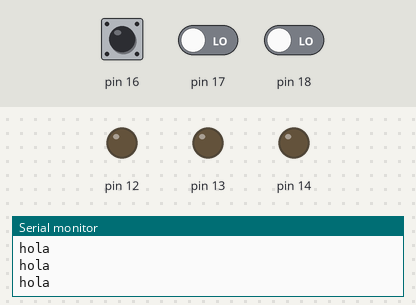
A program run on a simulated Arduino Uno, built for the host (arithmetic inside an expression is 32-bit, double 64-bit). Shown: output pins drawn as LEDs (lit = HIGH), the last lines printed to the serial monitor. Inputs (shaded band) come from the test bench; at power-on: pin 16 LOW, pin 17 LOW, pin 18 LOW. The local clock reads 2024-03-15 10:24:30 at power-on unless the program sets it.

Above: at 1.2 s.
1.3 s: pin 16 driven HIGH
At 2.1 s:
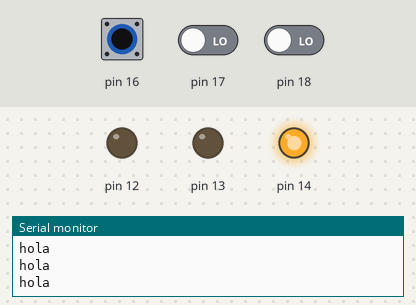
4.3 s: pin 17 driven HIGH
At 5.6 s:
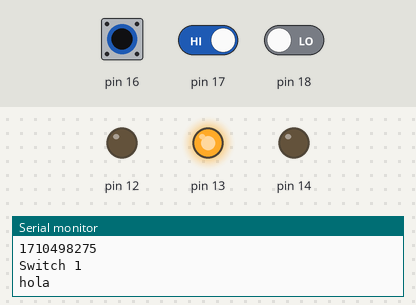
6.8 s: pin 18 driven HIGH
At 7.6 s:
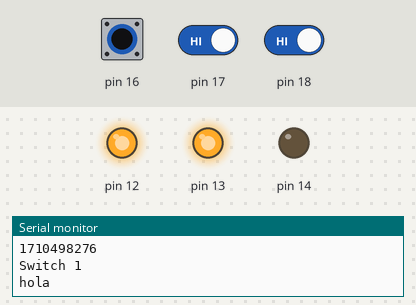
9.8 s: pin 16 driven LOW
At 11.9 s:
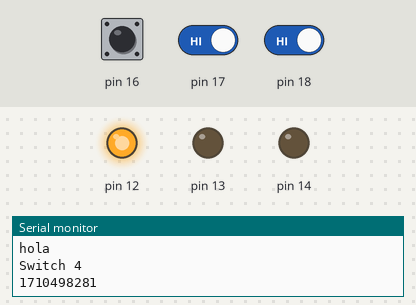
12.3 s: pin 16 pulsed HIGH 2 times (0.12 s each, 0.3 s apart)
At 14.1 s:
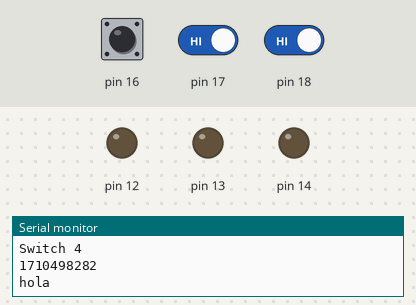
15.9 s: pin 16 driven HIGH and pin 18 driven LOW
At 16.5 s:
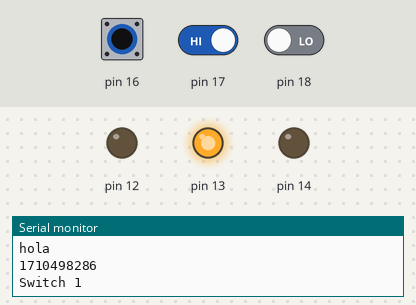
Timing chart, 0 to 18.9 s (numbered marks = the images above; inputs shaded):
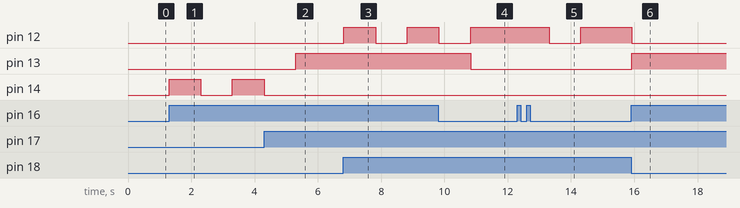

The program:

main.cpp
```cpp
#include <Arduino.h>
#include <ctime>


std::time_t tiempo_actual = std::time(nullptr);
std::time_t tiempo_aux = 0;

void setup() {
  pinMode(16, INPUT);
  pinMode(18, INPUT);

  pinMode(17, INPUT);
  pinMode(12, OUTPUT);
  pinMode(13, OUTPUT);

  pinMode(14, OUTPUT);

  Serial.begin(9600);
}

void loop() {
  Serial.println("hola");
  if (digitalRead(18) == HIGH && digitalRead(16) == HIGH) {
    digitalWrite(12, HIGH);
    delay(1000);
    digitalWrite(12, LOW);
    delay(1000);
    tiempo_aux = tiempo_actual;

    Serial.println("Rojo");

    }

  else if (digitalRead(16) == HIGH && tiempo_actual-tiempo_aux < 10) {
    digitalWrite(13, HIGH);
    digitalWrite(12, LOW);
    digitalWrite(14, LOW);

    tiempo_actual = std::time(nullptr);
    Serial.println(tiempo_actual);
    Serial.println("Switch 1");

  }

  else if (digitalRead(17) == HIGH) {
    digitalWrite(12, HIGH);
    digitalWrite(13, LOW);
    digitalWrite(14, LOW);
    Serial.println("Switch 4");
    tiempo_aux = tiempo_actual;
    tiempo_actual = std::time(nullptr);
    Serial.println(tiempo_actual);


  } else if (digitalRead(16) == HIGH && (tiempo_actual-tiempo_aux) >= 10) {
    digitalWrite(14, HIGH);
    delay(1000);
    digitalWrite(14, LOW);
    delay(1000);
    digitalWrite(12, LOW);
    digitalWrite(13, LOW);
    Serial.println("Amarillo");
    }


}
```

Measured:
- after the input at 1.3 s, pin 14: LOW → HIGH at once, → LOW 1.0 s later, → HIGH 1.0 s later
- after the input at 4.3 s, pin 13: LOW → HIGH after 1.0 s; pin 14: goes on until 4.3 s, then stays LOW
- after the input at 6.8 s, pin 12: LOW → HIGH at once, → LOW 1.0 s later, → HIGH 1.0 s later
- after the input at 9.8 s, pin 12: goes on until 10.8 s, then stays HIGH; pin 13: HIGH → LOW after 1.0 s
- after the input at 12.3 s, pin 12: HIGH → LOW after 1.0 s, → HIGH 1.0 s later
- after the input at 15.9 s, pin 12: HIGH → LOW at once; pin 13: LOW → HIGH at once
